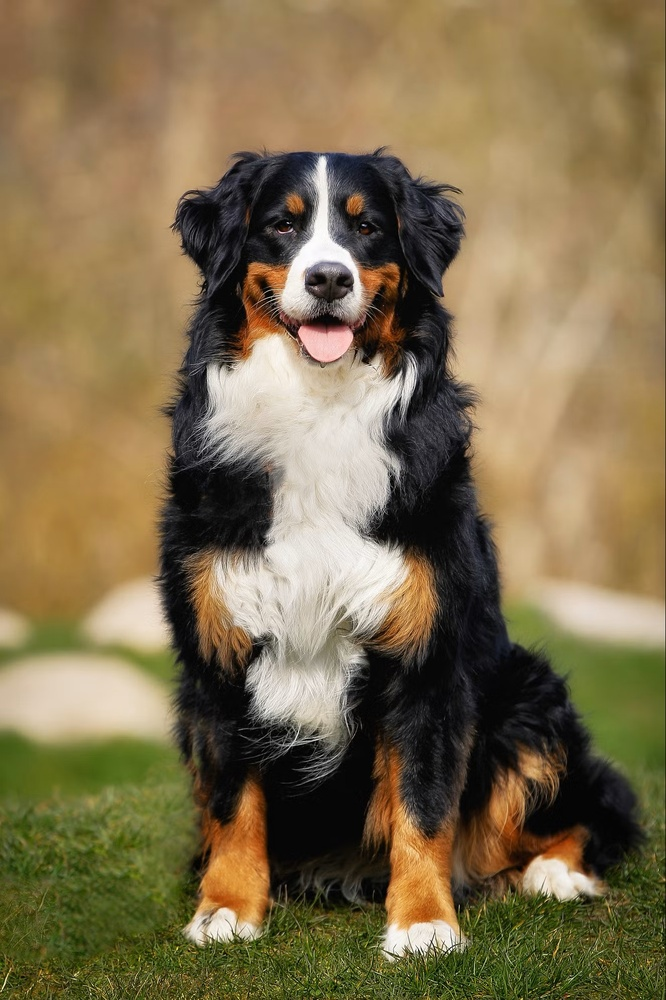
#> input picture April8th/Dog.jpg, 666 x 1000 px, shrunk from 1325 x 1988 before the run
$ python app.py
#> lines starting #> are read from the running program, lines starting #| are printed output that depends on the picture; after the words box and inside, x2 and y2 are one past the last pixel; in counts of white or black regions, pixels touching at a corner belong together
import cv2

# Load image
img = cv2.imread("Dog.jpg")
#> img is the input picture: shape (1000, 666, 3); mean B, G, R 77.6, 110.7, 126.9

# Convert to grayscale
gray = cv2.cvtColor(img, cv2.COLOR_BGR2GRAY)
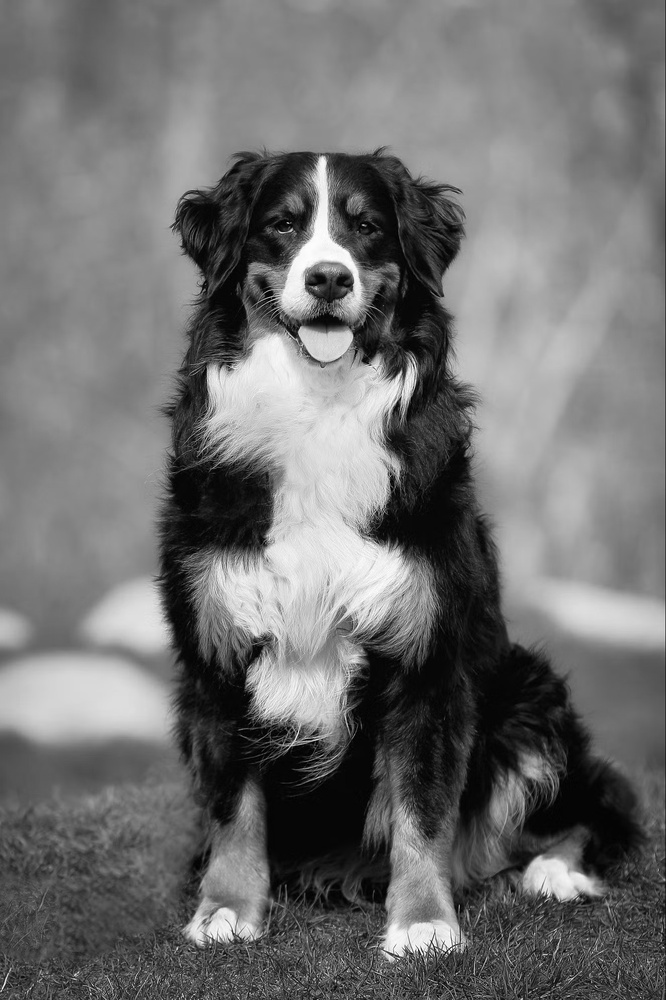
#> gray: shape (1000, 666); min 0, max 255, mean 111.8

# Blur image
blur = cv2.GaussianBlur(gray, (5, 5), 0)

# Edge detection
edges = cv2.Canny(blur, 100, 200)
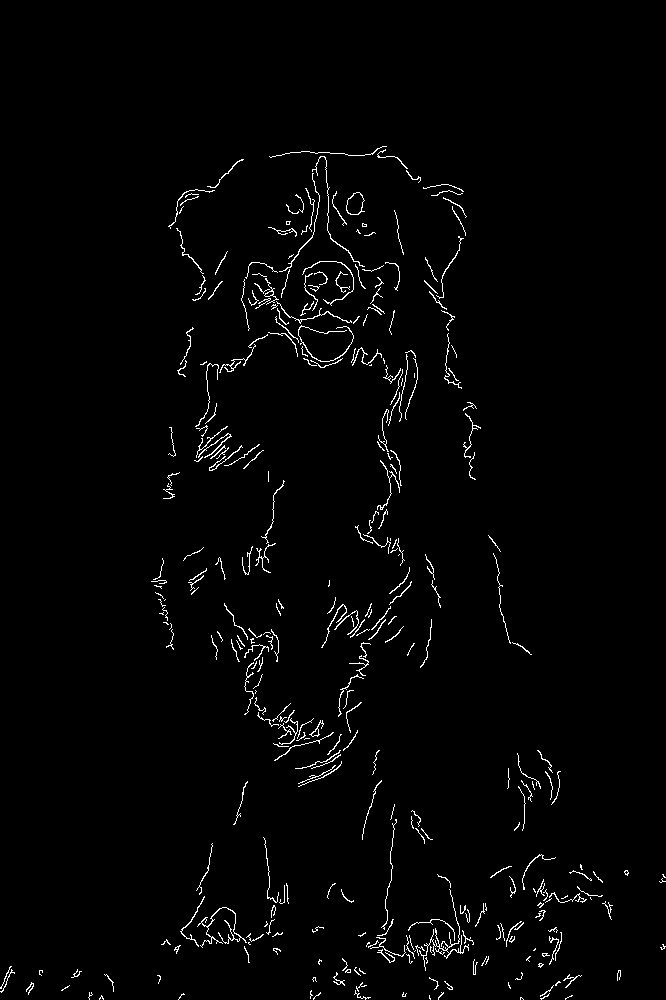
#> edges: shape (1000, 666); 1.8% white in thin lines or dots, all inside (x1, y1, x2, y2) = (0, 146, 666, 1000)

# Show images
cv2.imshow("Original Image", img)
cv2.imshow("Grayscale Image", gray)
cv2.imshow("Blur Image", blur)
cv2.imshow("Edge Detection", edges)

cv2.waitKey(0)
cv2.destroyAllWindows()
